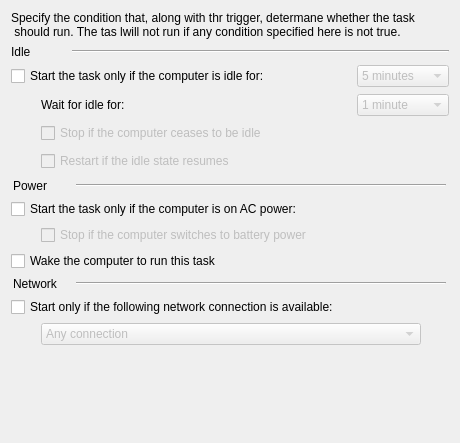
<?xml version="1.0" encoding="UTF-8"?>
<ui version="4.0">
 <class>ImmediateConditionsWin7Widget</class>
 <widget class="QWidget" name="ImmediateConditionsWin7Widget">
  <property name="geometry">
   <rect>
    <x>0</x>
    <y>0</y>
    <width>460</width>
    <height>443</height>
   </rect>
  </property>
  <property name="sizePolicy">
   <sizepolicy hsizetype="Fixed" vsizetype="Fixed">
    <horstretch>0</horstretch>
    <verstretch>0</verstretch>
   </sizepolicy>
  </property>
  <property name="minimumSize">
   <size>
    <width>460</width>
    <height>443</height>
   </size>
  </property>
  <property name="maximumSize">
   <size>
    <width>486</width>
    <height>443</height>
   </size>
  </property>
  <property name="windowTitle">
   <string>Form</string>
  </property>
  <layout class="QGridLayout" name="gridLayout">
   <item row="3" column="2">
    <widget class="QComboBox" name="waitComboBox">
     <property name="enabled">
      <bool>false</bool>
     </property>
     <property name="currentIndex">
      <number>1</number>
     </property>
     <item>
      <property name="text">
       <string>Do not wait</string>
      </property>
     </item>
     <item>
      <property name="text">
       <string>1 minute</string>
      </property>
     </item>
     <item>
      <property name="text">
       <string>5 minutes</string>
      </property>
     </item>
     <item>
      <property name="text">
       <string>10 minutes</string>
      </property>
     </item>
     <item>
      <property name="text">
       <string>15 minutes</string>
      </property>
     </item>
     <item>
      <property name="text">
       <string>30 minutes</string>
      </property>
     </item>
     <item>
      <property name="text">
       <string>1 hour</string>
      </property>
     </item>
     <item>
      <property name="text">
       <string>2 hours</string>
      </property>
     </item>
    </widget>
   </item>
   <item row="4" column="1">
    <widget class="QCheckBox" name="idlestopCheckBox">
     <property name="enabled">
      <bool>false</bool>
     </property>
     <property name="text">
      <string>Stop if the computer ceases to be idle</string>
     </property>
    </widget>
   </item>
   <item row="8" column="1">
    <widget class="QCheckBox" name="powerstopCheckBox">
     <property name="enabled">
      <bool>false</bool>
     </property>
     <property name="minimumSize">
      <size>
       <width>350</width>
       <height>0</height>
      </size>
     </property>
     <property name="text">
      <string>Stop if the computer switches to battery power</string>
     </property>
    </widget>
   </item>
   <item row="1" column="0" colspan="3">
    <layout class="QHBoxLayout" name="horizontalLayout_3">
     <item>
      <widget class="QLabel" name="idleLabel">
       <property name="sizePolicy">
        <sizepolicy hsizetype="Fixed" vsizetype="Preferred">
         <horstretch>0</horstretch>
         <verstretch>0</verstretch>
        </sizepolicy>
       </property>
       <property name="minimumSize">
        <size>
         <width>55</width>
         <height>0</height>
        </size>
       </property>
       <property name="text">
        <string>Idle</string>
       </property>
       <property name="buddy">
        <cstring>idlestartCheckBox</cstring>
       </property>
      </widget>
     </item>
     <item>
      <widget class="Line" name="line">
       <property name="sizePolicy">
        <sizepolicy hsizetype="Fixed" vsizetype="Fixed">
         <horstretch>0</horstretch>
         <verstretch>0</verstretch>
        </sizepolicy>
       </property>
       <property name="minimumSize">
        <size>
         <width>370</width>
         <height>0</height>
        </size>
       </property>
       <property name="maximumSize">
        <size>
         <width>431</width>
         <height>16777215</height>
        </size>
       </property>
       <property name="orientation">
        <enum>Qt::Horizontal</enum>
       </property>
      </widget>
     </item>
    </layout>
   </item>
   <item row="3" column="1">
    <widget class="QLabel" name="waitLabel">
     <property name="text">
      <string>Wait for idle for:</string>
     </property>
     <property name="buddy">
      <cstring>waitComboBox</cstring>
     </property>
    </widget>
   </item>
   <item row="7" column="0" colspan="2">
    <widget class="QCheckBox" name="powerstartCheckBox">
     <property name="minimumSize">
      <size>
       <width>350</width>
       <height>0</height>
      </size>
     </property>
     <property name="text">
      <string>Start the task only if the computer is on AC power:</string>
     </property>
    </widget>
   </item>
   <item row="2" column="0" colspan="2">
    <widget class="QCheckBox" name="idlestartCheckBox">
     <property name="text">
      <string>Start the task only if the computer is idle for:</string>
     </property>
    </widget>
   </item>
   <item row="2" column="2">
    <widget class="QComboBox" name="idleStartComboBox">
     <property name="enabled">
      <bool>false</bool>
     </property>
     <property name="currentIndex">
      <number>1</number>
     </property>
     <item>
      <property name="text">
       <string>1 minute</string>
      </property>
     </item>
     <item>
      <property name="text">
       <string>5 minutes</string>
      </property>
     </item>
     <item>
      <property name="text">
       <string>10 minutes</string>
      </property>
     </item>
     <item>
      <property name="text">
       <string>15 minutes</string>
      </property>
     </item>
     <item>
      <property name="text">
       <string>30 minutes</string>
      </property>
     </item>
     <item>
      <property name="text">
       <string>1 hour</string>
      </property>
     </item>
    </widget>
   </item>
   <item row="10" column="0" colspan="3">
    <layout class="QHBoxLayout" name="horizontalLayout">
     <item>
      <widget class="QLabel" name="networkLabel">
       <property name="sizePolicy">
        <sizepolicy hsizetype="Fixed" vsizetype="Preferred">
         <horstretch>0</horstretch>
         <verstretch>0</verstretch>
        </sizepolicy>
       </property>
       <property name="minimumSize">
        <size>
         <width>55</width>
         <height>0</height>
        </size>
       </property>
       <property name="text">
        <string>Network</string>
       </property>
       <property name="buddy">
        <cstring>networkstartCheckBox</cstring>
       </property>
      </widget>
     </item>
     <item>
      <widget class="Line" name="line_3">
       <property name="sizePolicy">
        <sizepolicy hsizetype="Fixed" vsizetype="Fixed">
         <horstretch>0</horstretch>
         <verstretch>0</verstretch>
        </sizepolicy>
       </property>
       <property name="minimumSize">
        <size>
         <width>370</width>
         <height>0</height>
        </size>
       </property>
       <property name="orientation">
        <enum>Qt::Horizontal</enum>
       </property>
      </widget>
     </item>
    </layout>
   </item>
   <item row="11" column="0" colspan="2">
    <widget class="QCheckBox" name="networkstartCheckBox">
     <property name="minimumSize">
      <size>
       <width>380</width>
       <height>0</height>
      </size>
     </property>
     <property name="text">
      <string>Start only if the following network connection is available:</string>
     </property>
    </widget>
   </item>
   <item row="3" column="0" rowspan="3">
    <spacer name="horizontalSpacer_2">
     <property name="orientation">
      <enum>Qt::Horizontal</enum>
     </property>
     <property name="sizeType">
      <enum>QSizePolicy::Fixed</enum>
     </property>
     <property name="sizeHint" stdset="0">
      <size>
       <width>17</width>
       <height>80</height>
      </size>
     </property>
    </spacer>
   </item>
   <item row="6" column="0" colspan="3">
    <layout class="QHBoxLayout" name="horizontalLayout_2">
     <item>
      <widget class="QLabel" name="powerLabel">
       <property name="sizePolicy">
        <sizepolicy hsizetype="Fixed" vsizetype="Preferred">
         <horstretch>0</horstretch>
         <verstretch>0</verstretch>
        </sizepolicy>
       </property>
       <property name="minimumSize">
        <size>
         <width>55</width>
         <height>0</height>
        </size>
       </property>
       <property name="text">
        <string>Power</string>
       </property>
       <property name="buddy">
        <cstring>powerstartCheckBox</cstring>
       </property>
      </widget>
     </item>
     <item>
      <widget class="Line" name="line_2">
       <property name="sizePolicy">
        <sizepolicy hsizetype="Fixed" vsizetype="Fixed">
         <horstretch>0</horstretch>
         <verstretch>0</verstretch>
        </sizepolicy>
       </property>
       <property name="minimumSize">
        <size>
         <width>370</width>
         <height>0</height>
        </size>
       </property>
       <property name="orientation">
        <enum>Qt::Horizontal</enum>
       </property>
      </widget>
     </item>
    </layout>
   </item>
   <item row="5" column="1">
    <widget class="QCheckBox" name="idlerestartCheckBox">
     <property name="enabled">
      <bool>false</bool>
     </property>
     <property name="sizePolicy">
      <sizepolicy hsizetype="Fixed" vsizetype="Fixed">
       <horstretch>0</horstretch>
       <verstretch>0</verstretch>
      </sizepolicy>
     </property>
     <property name="minimumSize">
      <size>
       <width>280</width>
       <height>0</height>
      </size>
     </property>
     <property name="maximumSize">
      <size>
       <width>197</width>
       <height>16777215</height>
      </size>
     </property>
     <property name="text">
      <string>Restart if the idle state resumes</string>
     </property>
    </widget>
   </item>
   <item row="0" column="0" colspan="3">
    <widget class="QLabel" name="conditionLabel">
     <property name="sizePolicy">
      <sizepolicy hsizetype="Fixed" vsizetype="Preferred">
       <horstretch>92</horstretch>
       <verstretch>0</verstretch>
      </sizepolicy>
     </property>
     <property name="minimumSize">
      <size>
       <width>92</width>
       <height>0</height>
      </size>
     </property>
     <property name="text">
      <string>Specify the condition that, along with thr trigger, determane whether the task 
 should run. The tas lwill not run if any condition specified here is not true.</string>
     </property>
    </widget>
   </item>
   <item row="13" column="0" colspan="3">
    <spacer name="verticalSpacer">
     <property name="orientation">
      <enum>Qt::Vertical</enum>
     </property>
     <property name="sizeHint" stdset="0">
      <size>
       <width>428</width>
       <height>41</height>
      </size>
     </property>
    </spacer>
   </item>
   <item row="9" column="0" colspan="2">
    <widget class="QCheckBox" name="powerwakeCheckBox">
     <property name="text">
      <string>Wake the computer to run this task</string>
     </property>
    </widget>
   </item>
   <item row="12" column="1" colspan="2">
    <widget class="QComboBox" name="networkComboBox">
     <property name="enabled">
      <bool>false</bool>
     </property>
     <property name="sizePolicy">
      <sizepolicy hsizetype="Fixed" vsizetype="Fixed">
       <horstretch>0</horstretch>
       <verstretch>0</verstretch>
      </sizepolicy>
     </property>
     <property name="minimumSize">
      <size>
       <width>380</width>
       <height>0</height>
      </size>
     </property>
     <property name="maximumSize">
      <size>
       <width>380</width>
       <height>16777215</height>
      </size>
     </property>
     <property name="layoutDirection">
      <enum>Qt::LeftToRight</enum>
     </property>
     <property name="currentText">
      <string>Any connection</string>
     </property>
     <item>
      <property name="text">
       <string>Any connection</string>
      </property>
     </item>
    </widget>
   </item>
  </layout>
 </widget>
 <tabstops>
  <tabstop>idlestartCheckBox</tabstop>
  <tabstop>idleStartComboBox</tabstop>
  <tabstop>waitComboBox</tabstop>
  <tabstop>idlestopCheckBox</tabstop>
  <tabstop>idlerestartCheckBox</tabstop>
  <tabstop>powerstartCheckBox</tabstop>
  <tabstop>powerstopCheckBox</tabstop>
  <tabstop>powerwakeCheckBox</tabstop>
  <tabstop>networkstartCheckBox</tabstop>
  <tabstop>networkComboBox</tabstop>
 </tabstops>
 <resources/>
 <connections>
  <connection>
   <sender>idlestartCheckBox</sender>
   <signal>toggled(bool)</signal>
   <receiver>idleStartComboBox</receiver>
   <slot>setEnabled(bool)</slot>
   <hints>
    <hint type="sourcelabel">
     <x>168</x>
     <y>85</y>
    </hint>
    <hint type="destinationlabel">
     <x>392</x>
     <y>85</y>
    </hint>
   </hints>
  </connection>
  <connection>
   <sender>idlestartCheckBox</sender>
   <signal>toggled(bool)</signal>
   <receiver>waitComboBox</receiver>
   <slot>setEnabled(bool)</slot>
   <hints>
    <hint type="sourcelabel">
     <x>168</x>
     <y>85</y>
    </hint>
    <hint type="destinationlabel">
     <x>392</x>
     <y>116</y>
    </hint>
   </hints>
  </connection>
  <connection>
   <sender>idlestartCheckBox</sender>
   <signal>toggled(bool)</signal>
   <receiver>idlestopCheckBox</receiver>
   <slot>setEnabled(bool)</slot>
   <hints>
    <hint type="sourcelabel">
     <x>168</x>
     <y>85</y>
    </hint>
    <hint type="destinationlabel">
     <x>191</x>
     <y>146</y>
    </hint>
   </hints>
  </connection>
  <connection>
   <sender>idlestopCheckBox</sender>
   <signal>toggled(bool)</signal>
   <receiver>idlerestartCheckBox</receiver>
   <slot>setEnabled(bool)</slot>
   <hints>
    <hint type="sourcelabel">
     <x>191</x>
     <y>146</y>
    </hint>
    <hint type="destinationlabel">
     <x>153</x>
     <y>175</y>
    </hint>
   </hints>
  </connection>
  <connection>
   <sender>powerstartCheckBox</sender>
   <signal>toggled(bool)</signal>
   <receiver>powerstopCheckBox</receiver>
   <slot>setEnabled(bool)</slot>
   <hints>
    <hint type="sourcelabel">
     <x>168</x>
     <y>229</y>
    </hint>
    <hint type="destinationlabel">
     <x>191</x>
     <y>258</y>
    </hint>
   </hints>
  </connection>
  <connection>
   <sender>networkstartCheckBox</sender>
   <signal>toggled(bool)</signal>
   <receiver>networkComboBox</receiver>
   <slot>setEnabled(bool)</slot>
   <hints>
    <hint type="sourcelabel">
     <x>168</x>
     <y>341</y>
    </hint>
    <hint type="destinationlabel">
     <x>252</x>
     <y>371</y>
    </hint>
   </hints>
  </connection>
 </connections>
</ui>
